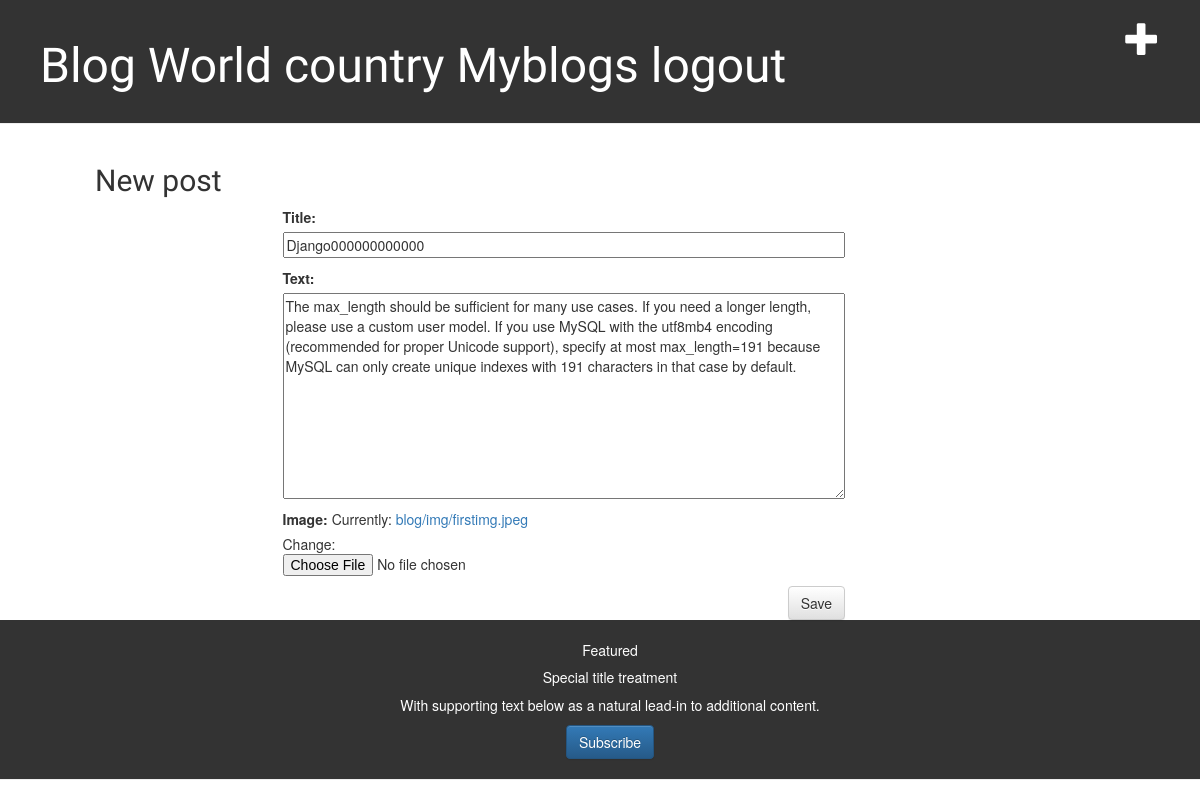
The app's page /1/edit/ (signed in) with its own data.
### blog/models.py (models this page shows, shortened)
class Post(models.Model):
    author = models.ForeignKey(CustomUser, on_delete=models.CASCADE)
    title = models.CharField(max_length=200)
    text = models.TextField()
    image = models.ImageField(upload_to ='blog/img',null=True)
    created_date = models.DateTimeField(default=timezone.now)
    published_date = models.DateTimeField(blank=True, null=True)

### blog/views.py (the view)
# urls.py: path('<int:pk>/edit/', views.post_edit, name='post_edit'),
@login_required
def post_edit(request, pk):
    post = get_object_or_404(Post, pk=pk)
    if request.method == "POST":
        form = PostForm(request.POST,request.FILES, instance=post)
        if form.is_valid():
            post = form.save(commit=False)
            post.author = request.user
            post.published_date = timezone.now()
            post.save()
            return redirect('blog:post_list')
    else:
        form = PostForm(instance=post)
    return render(request, 'blog/post_new.html', {'form': form})

### blog/forms.py
class PostForm(forms.ModelForm):
	class Meta:
		model = Post
		fields = ('title', 'text','image')

### blog/templates/blog/post_new.html (shortened to what this page needs)
{% extends 'blog/base.html' %}
{% block content %}
	<h2>New post</h2>
	<form method="POST" class="post-form" enctype="multipart/form-data">
		{{ form.as_p }}
		<button type="submit" class="save btn btn-default">Save</button>
	</form>
{% endblock %}

### blog/static/css/blog.css (style rules this page uses)
h1, h2, h3, h4 { font-family: 'Lobster', cursive; }
.save { float: right; }
.post-form { margin-left: 25%; }
.post-form textarea, .post-form input { width: 100%; }
.card-header h5, { color: white; font-size: 36pt; text-decoration: none; }

### records on screen
Post: title "Django000000000000", text "The max_length should be sufficient for many use cases. If you need a longer length, please use a custom user model. If you use MySQL with the utf8mb4 encoding (recommended for proper Unicode support), specify at most max_length=191 because MySQL can only create unique indexes with 191 characters in that case by default."
